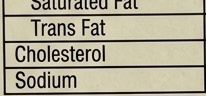
#> input picture AIES-project-main/crop_fssai.jpg, 206 x 96 px
$ python -i image_preprocessing.py   (imports and definitions only)
#> lines starting #> are read from the running program, lines starting #| are printed output that depends on the picture
#> further down, picture is the input picture: shape (96, 206, 3); mean B, G, R 148.4, 168.8, 174.5
"""
Image Preprocessing Module

Implements OpenCV-based preprocessing for food label images:
  1. Deskewing (rotation correction)
  2. CLAHE (Contrast Limited Adaptive Histogram Equalization)
  3. Denoising
  4. Resize normalization
"""

import cv2
import numpy as np


def preprocess_image(image: np.ndarray) -> np.ndarray:
    """
    Full preprocessing pipeline for food label images.

    Args:
        image: BGR image (numpy array)

    Returns:
        Preprocessed image optimized for OCR
    """
    # Step 1: Resize if too large (keep max dimension at 2000px)
    image = _resize_if_needed(image, max_dim=2000)

    # Step 2: Convert to grayscale
    gray = cv2.cvtColor(image, cv2.COLOR_BGR2GRAY)
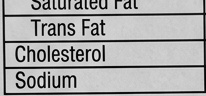
#> gray: shape (96, 206); min 1, max 234, mean 168.1

    # Step 3: Deskew
    gray = _deskew(gray)

    # Step 4: Apply CLAHE for contrast enhancement
    gray = _apply_clahe(gray)

    # Step 5: Denoise
    gray = cv2.fastNlMeansDenoising(gray, h=10, templateWindowSize=7, searchWindowSize=21)

    # Step 6: Adaptive thresholding for cleaner text
    # We return the CLAHE image (not thresholded) as OCR engines handle this better
    return gray


def preprocess_for_ocr(image: np.ndarray) -> np.ndarray:
    """
    Preprocess specifically for OCR text extraction.
    Returns a clean grayscale image.
    """
    gray = preprocess_image(image)
    return gray


def preprocess_for_detection(image: np.ndarray) -> np.ndarray:
    """
    Preprocess for symbol/logo detection.
    Returns the color image with contrast enhancement.
    """
    image = _resize_if_needed(image, max_dim=1600)

    # Apply CLAHE on each channel separately
    lab = cv2.cvtColor(image, cv2.COLOR_BGR2LAB)
    l_channel, a_channel, b_channel = cv2.split(lab)

    clahe = cv2.createCLAHE(clipLimit=2.0, tileGridSize=(8, 8))
    l_channel = clahe.apply(l_channel)

    lab = cv2.merge([l_channel, a_channel, b_channel])
    enhanced = cv2.cvtColor(lab, cv2.COLOR_LAB2BGR)

    return enhanced


def _resize_if_needed(image: np.ndarray, max_dim: int = 2000) -> np.ndarray:
    """Resize image if any dimension exceeds max_dim, preserving aspect ratio."""
    h, w = image.shape[:2]
    if max(h, w) > max_dim:
        scale = max_dim / max(h, w)
        new_w = int(w * scale)
        new_h = int(h * scale)
        image = cv2.resize(image, (new_w, new_h), interpolation=cv2.INTER_AREA)
    return image


def _deskew(gray: np.ndarray) -> np.ndarray:
    """
    Deskew (rotate) the image to correct for slight rotations.
    Uses Hough Line Transform to detect dominant line angle.
    """
    # Edge detection
    edges = cv2.Canny(gray, 50, 150, apertureSize=3)
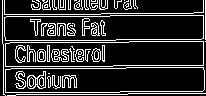
#> edges: shape (96, 206); 18.4% white in thin lines or dots

    # Detect lines
    lines = cv2.HoughLinesP(
        edges, 1, np.pi / 180,
        threshold=100,
        minLineLength=gray.shape[1] // 8,
        maxLineGap=20
    )
#> lines = [[2, 42, 128, 42], [3, 94, 127, 94], [3, 92, 119, 92], [3, 68, 125, 68], [3, 66, 112, 66], [40, 14, 153, 13], [2, 40, 115, 40], [2, 16, 109, 16]]

    if lines is None or len(lines) == 0:
        return gray

    # Calculate angles of all detected lines
    angles = []
    for line in lines:
        x1, y1, x2, y2 = line[0]
        angle = np.degrees(np.arctan2(y2 - y1, x2 - x1))
        # Only consider near-horizontal lines (±30 degrees)
        if -30 < angle < 30:
            angles.append(angle)
#> this loop made 8 passes
#> (x1, y1, x2, y2, angle) on passes 1 to 8: (2, 42, 128, 42, 0), (3, 94, 127, 94, 0), (3, 92, 119, 92, 0), (3, 68, 125, 68, 0), (3, 66, 112, 66, 0), (40, 14, 153, 13, -0.507), (2, 40, 115, 40, 0), (2, 16, 109, 16, 0)
#> after the loop, angles = [0, 0, 0, 0, 0, -0.507, 0, 0]

    if not angles:
        return gray

    # Use the median angle for rotation
    median_angle = np.median(angles)
#> median_angle = 0

    # Only correct if skew is noticeable but not extreme
    if abs(median_angle) < 0.5 or abs(median_angle) > 15:
        return gray

    # Rotate to correct the skew
    h, w = gray.shape[:2]
    center = (w // 2, h // 2)
    rotation_matrix = cv2.getRotationMatrix2D(center, median_angle, 1.0)
    rotated = cv2.warpAffine(
        gray, rotation_matrix, (w, h),
        flags=cv2.INTER_LINEAR,
        borderMode=cv2.BORDER_REPLICATE
    )

    return rotated


def _apply_clahe(gray: np.ndarray) -> np.ndarray:
    """
    Apply Contrast Limited Adaptive Histogram Equalization (CLAHE).
    This significantly improves text visibility in uneven lighting conditions.
    """
    clahe = cv2.createCLAHE(clipLimit=2.5, tileGridSize=(8, 8))
    enhanced = clahe.apply(gray)
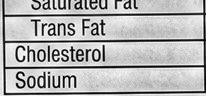
#> enhanced: shape (96, 206); min 2, max 255, mean 180
    return enhanced

>>> import cv2
>>> picture = cv2.imread('../crop_fssai.jpg')
>>> result = preprocess_image(picture)
